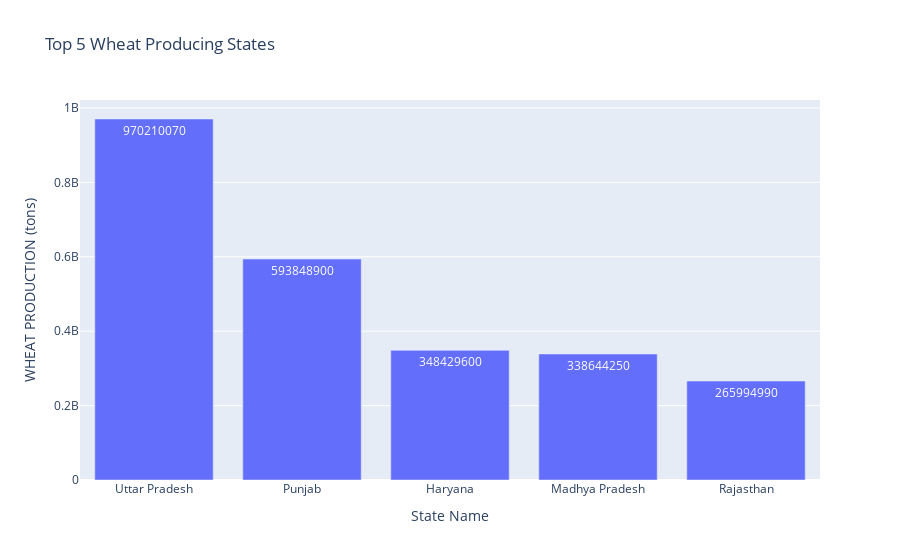

Notebook code cell kept with this figure:
### Markdown cell above
2. Top 5 Wheat Producing States (Bar & Pie Charts)

### Code cell
#BAR CHART
top_wheat_states = (
    df_clean.groupby("State Name")["WHEAT PRODUCTION (tons)"].sum().sort_values(ascending=False).head(5).reset_index())

fig = px.bar(
    top_wheat_states,
    x="State Name",
    y="WHEAT PRODUCTION (tons)",
    title="Top 5 Wheat Producing States",
    text="WHEAT PRODUCTION (tons)"
)
fig.show()

### Figure 1 — Plotly figure (JSON) as saved in the notebook; plotly's stock layout.template omitted (floating-point values rounded to 4 significant figures)
{"data": [{"hovertemplate": "State Name=%{x}<br>WHEAT PRODUCTION (tons)=%{text}<extra></extra>", "legendgroup": "", "marker": {"color": "#636efa", "pattern": {"shape": ""}}, "name": "", "orientation": "v", "showlegend": false, "text": [970200000.0, 593800000.0, 348400000.0, 338600000.0, 266000000.0], "textposition": "auto", "type": "bar", "x": ["Uttar Pradesh", "Punjab", "Haryana", "Madhya Pradesh", "Rajasthan"], "xaxis": "x", "y": [970200000.0, 593800000.0, 348400000.0, 338600000.0, 266000000.0], "yaxis": "y"}], "layout": {"barmode": "relative", "legend": {"tracegroupgap": 0}, "title": {"text": "Top 5 Wheat Producing States"}, "xaxis": {"anchor": "y", "domain": [0, 1], "title": {"text": "State Name"}}, "yaxis": {"anchor": "x", "domain": [0, 1], "title": {"text": "WHEAT PRODUCTION (tons)"}}}}
